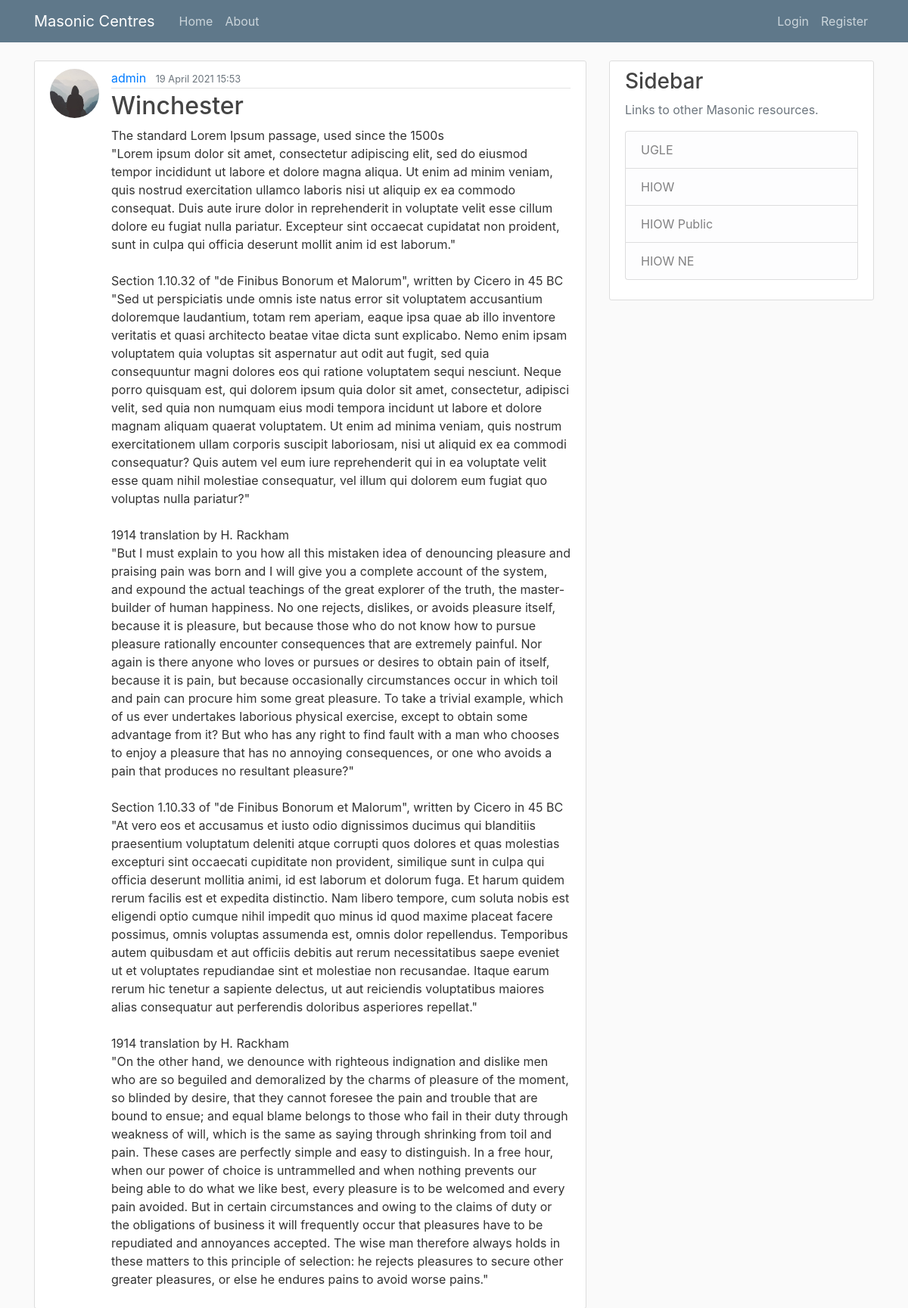
Screenshot of /post/12/ with the database file from the repository.
### blog/models.py (models this page shows, shortened)
class Post(models.Model):
    title = models.CharField(max_length=100)
    content = models.TextField()
    date_posted = models.DateTimeField(default=timezone.now)
    update_posted = models.DateTimeField(auto_now=True)
    author = models.ForeignKey(User, on_delete=models.CASCADE)

### users/models.py (models this page shows, shortened)
class Profile(models.Model):
    user = models.OneToOneField(User, on_delete=models.CASCADE)
    image = models.ImageField(default='default.jpg', upload_to='profile_pics')

### blog/views.py (the view)
# urls.py: path('post/<int:pk>/', PostDetailView.as_view(), name='post-detail'),
class PostDetailView(DetailView):
    model = Post

### blog/templates/blog/post_detail.html (shortened to what this page needs)
{% extends "blog/base.html" %}
{% block content %}
    <article class="media content-section">
        <img class="rounded-circle article-img" src="{{ object.author.profile.image.url }}" alt="Profile picture">
        <div class="media-body">
            <div class="article-metadata">
                <a class="mr-2" href="{% url 'user-posts' object.author.username %}">{{ object.author }}</a>
                <small class="text-muted">{{ object.date_posted|date:"d F Y H:i" }}</small>
            </div>
            <h2 class="article-title">{{ object.title }}</h2>
            <p class="article-content">{{ object.content }}</p>
        </div>
    </article>
{% endblock content %}

### blog/static/blog/main.css (style rules this page uses)
body { background: #fafafa; color: #333333; margin-top: 5rem; }
h1, h2, h3, h4, h5, h6 { color: #444444; }
.content-section { background: #ffffff; padding: 10px 20px; border: 1px solid #dddddd; border-radius: 3px; margin-bottom: 20px; }
.article-title { color: #444444; }
.article-content { white-space: pre-line; }
.article-img { height: 65px; width: 65px; margin-right: 16px; }
.article-metadata { padding-bottom: 1px; margin-bottom: 4px; border-bottom: 1px solid #e3e3e3 }

### rows the page displays
Post: author.profile.image (placeholder picture), author "admin", date_posted "19 April 2021 15:53", title "Winchester", content "The standard Lorem Ipsum passage, used since the 1500s \"Lorem ipsum dolor sit amet, consectetur adipiscing elit, sed do eiusmod tempor incididunt ut labore et dolore magna aliqua. Ut enim ad minim veniam, quis nostrud exercitation ullamco laboris nisi ut aliquip ex ea commodo consequat. Duis aute irure dolor in reprehenderit in voluptate velit esse cillum dolore eu fugiat nulla pariatur. Excepteur sint occaecat cupidatat non proident, sunt in culpa qui officia deserunt mollit anim id est laborum.\" Section 1.10.32 of \"de Finibus Bonorum et Malorum\", written by Cicero in 45 BC \"Sed ut perspiciatis unde omnis iste natus error sit voluptatem accusantium doloremque laudantium, totam rem aperiam,…"
